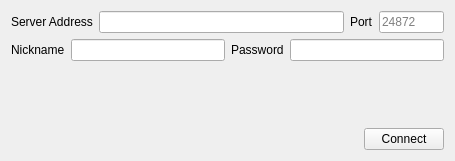
<?xml version="1.0" encoding="UTF-8"?>
<ui version="4.0">
 <class>DirectConnect</class>
 <widget class="QWidget" name="DirectConnect">
  <property name="geometry">
   <rect>
    <x>0</x>
    <y>0</y>
    <width>455</width>
    <height>161</height>
   </rect>
  </property>
  <property name="windowTitle">
   <string>Direct Connect</string>
  </property>
  <layout class="QVBoxLayout" name="verticalLayout">
   <item>
    <layout class="QVBoxLayout" name="verticalLayout_3">
     <item>
      <layout class="QVBoxLayout" name="verticalLayout_2">
       <item>
        <layout class="QHBoxLayout" name="horizontalLayout">
         <property name="spacing">
          <number>0</number>
         </property>
         <property name="leftMargin">
          <number>0</number>
         </property>
         <item>
          <widget class="QWidget" name="ip_container" native="true">
           <layout class="QHBoxLayout" name="ip_layout">
            <property name="leftMargin">
             <number>0</number>
            </property>
            <property name="topMargin">
             <number>0</number>
            </property>
            <property name="rightMargin">
             <number>0</number>
            </property>
            <property name="bottomMargin">
             <number>0</number>
            </property>
            <item>
             <widget class="QLabel" name="label_2">
              <property name="text">
               <string>Server Address</string>
              </property>
             </widget>
            </item>
            <item>
             <widget class="QLineEdit" name="ip">
              <property name="toolTip">
               <string>&lt;html&gt;&lt;head/&gt;&lt;body&gt;&lt;p&gt;Server address of the host&lt;/p&gt;&lt;/body&gt;&lt;/html&gt;</string>
              </property>
              <property name="maxLength">
               <number>253</number>
              </property>
             </widget>
            </item>
            <item>
             <widget class="QLabel" name="label_3">
              <property name="text">
               <string>Port</string>
              </property>
             </widget>
            </item>
            <item>
             <widget class="QLineEdit" name="port">
              <property name="toolTip">
               <string>&lt;html&gt;&lt;head/&gt;&lt;body&gt;&lt;p&gt;Port number the host is listening on&lt;/p&gt;&lt;/body&gt;&lt;/html&gt;</string>
              </property>
              <property name="maxLength">
               <number>5</number>
              </property>
              <property name="placeholderText">
               <string>24872</string>
              </property>
              <property name="maximumSize">
               <size>
                <width>65</width>
                <height>50</height>
               </size>
              </property>
             </widget>
            </item>
           </layout>
          </widget>
         </item>
        </layout>
       </item>
       <item>
        <layout class="QHBoxLayout" name="horizontalLayout_2">
         <item>
          <widget class="QLabel" name="label_5">
           <property name="text">
            <string>Nickname</string>
           </property>
          </widget>
         </item>
         <item>
          <widget class="QLineEdit" name="nickname">
           <property name="maxLength">
            <number>20</number>
           </property>
          </widget>
         </item>
         <item>
          <widget class="QLabel" name="label">
           <property name="text">
            <string>Password</string>
           </property>
          </widget>
         </item>
         <item>
          <widget class="QLineEdit" name="password"/>
         </item>
        </layout>
       </item>
      </layout>
     </item>
     <item>
      <spacer name="verticalSpacer">
       <property name="orientation">
        <enum>Qt::Vertical</enum>
       </property>
       <property name="sizeHint" stdset="0">
        <size>
         <width>20</width>
         <height>20</height>
        </size>
       </property>
      </spacer>
     </item>
     <item>
      <layout class="QHBoxLayout" name="horizontalLayout_3">
       <item>
        <spacer name="horizontalSpacer">
         <property name="orientation">
          <enum>Qt::Horizontal</enum>
         </property>
         <property name="sizeHint" stdset="0">
          <size>
           <width>40</width>
           <height>20</height>
          </size>
         </property>
        </spacer>
       </item>
       <item>
        <widget class="QPushButton" name="connect">
         <property name="text">
          <string>Connect</string>
         </property>
        </widget>
       </item>
      </layout>
     </item>
    </layout>
   </item>
  </layout>
 </widget>
 <resources/>
 <connections/>
</ui>
